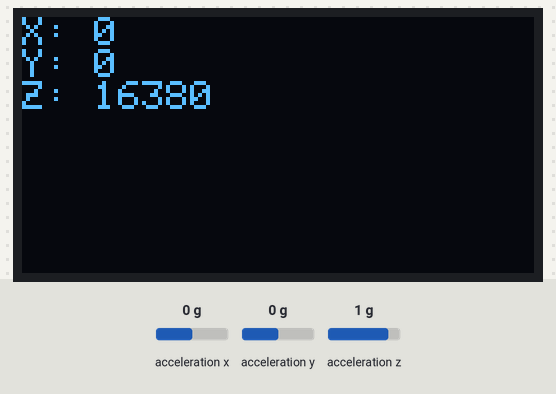
Simulated run of this sketch. Board: Arduino Uno, built with avr-gcc and run on an emulated ATmega328P. Parts: 128×64 one-colour display. Inputs (shaded band) come from the test bench; at power-on: acceleration x 0 g, acceleration y 0 g, acceleration z 1 g. What the sketch prints to the serial monitor is not drawn.

Above: at 4.2 s.
4.3 s: acceleration x set to -1.4 g
At 5.6 s:
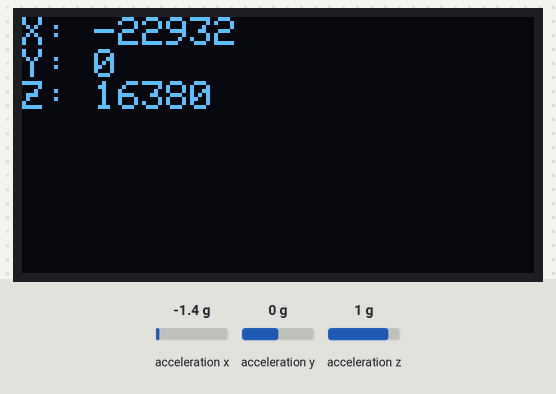
5.9 s: acceleration y set to -1.4 g
At 6.3 s:
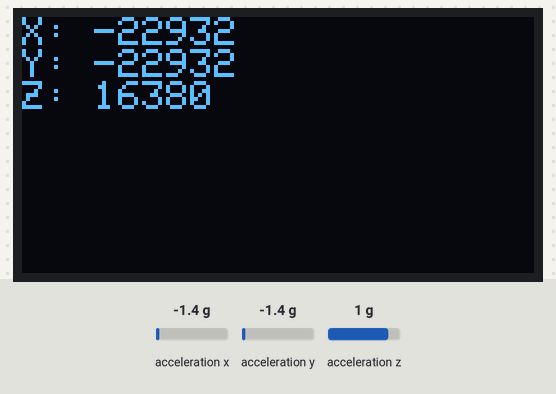
7.4 s: acceleration z set to -1.4 g
At 8.6 s:
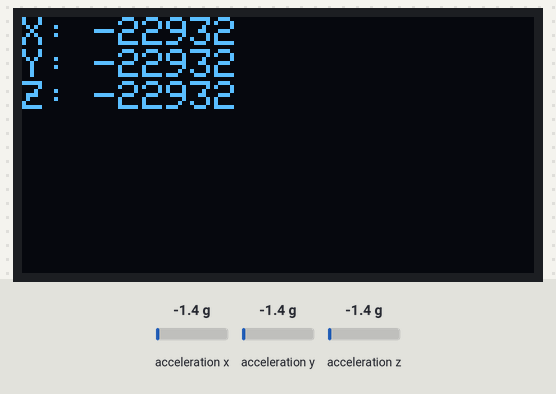
8.9 s: acceleration x set to -0.8 g
At 10.1 s:
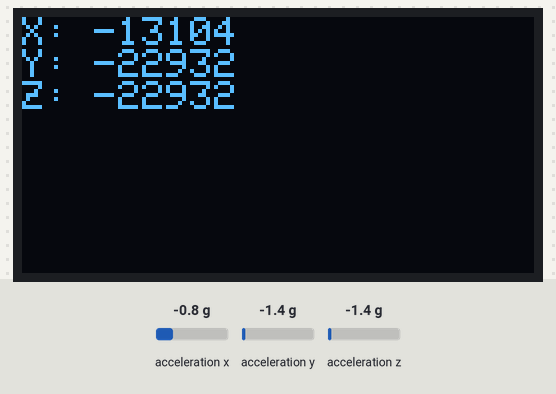
10.5 s: acceleration y set to -0.8 g
At 11.4 s:
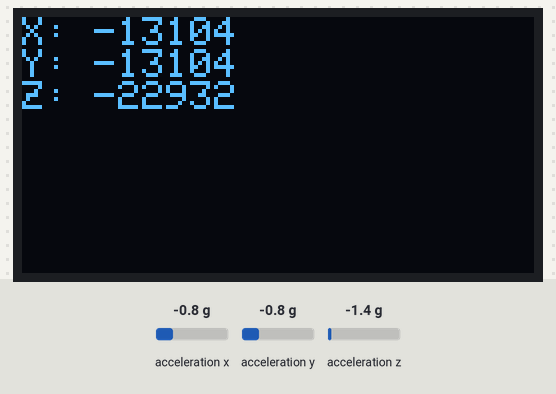
Timing chart, 0 to 13.0 s (numbered marks = the images above; inputs shaded):
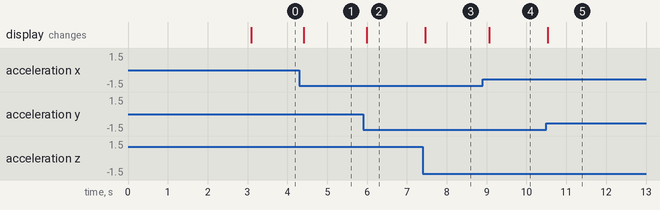

The sketch:

PrintAccel.ino
```cpp
/**
 * This example prints out a LIS3DH accel values to an OLED screen
 *
 * Adafruit Gfx Library:
 * https://learn.adafruit.com/adafruit-gfx-graphics-library/overview
 *
 * Adafruit OLED tutorials:
 * https://learn.adafruit.com/monochrome-oled-breakouts
 *
 * Adafruit LIS3DH tutorial:
 * https://learn.adafruit.com/adafruit-lis3dh-triple-axis-accelerometer-breakout
 *
 * By Jon E. Froehlich
 * @jonfroehlich
 * http://makeabilitylab.io
 *
 */

#include <Wire.h>
#include <SPI.h>
#include <Adafruit_LIS3DH.h>
#include <Adafruit_Sensor.h>

#include <Adafruit_GFX.h>
#include <Adafruit_SSD1306.h>

#define SCREEN_WIDTH 128 // OLED display width, in pixels
#define SCREEN_HEIGHT 64 // OLED display height, in pixels

// Declaration for an SSD1306 display connected to I2C (SDA, SCL pins)
#define OLED_RESET     4 // Reset pin # (or -1 if sharing Arduino reset pin)
Adafruit_SSD1306 display(SCREEN_WIDTH, SCREEN_HEIGHT, &Wire, OLED_RESET);

// Used for LIS3DH hardware & software SPI
#define LIS3DH_CS 10
Adafruit_LIS3DH lis = Adafruit_LIS3DH();

void setup() {
  Serial.begin(9600);

  // SSD1306_SWITCHCAPVCC = generate display voltage from 3.3V internally
  if (!display.begin(SSD1306_SWITCHCAPVCC, 0x3D)) { // Address 0x3D for 128x64
    Serial.println(F("SSD1306 allocation failed"));
    for (;;); // Don't proceed, loop forever
  }

  // Clear the buffer
  display.clearDisplay();

  display.setTextSize(1);
  display.setTextColor(WHITE, BLACK);
  display.setCursor(0, 0);
  display.println("Screen initialized!");
  display.display();
  delay(3000);

  display.println("Initializing accelerometer...");
  if (! lis.begin(0x18)) {   // change this to 0x19 for alternative i2c address
    Serial.println("Couldn't start");
    while (1) yield();
  }
  Serial.println("LIS3DH found!");

  lis.setRange(LIS3DH_RANGE_4_G);   // 2, 4, 8 or 16 G!

  Serial.print("Range = ");
  Serial.print(2 << lis.getRange());
  Serial.println("G");
}

void loop() {
  // put your main code here, to run repeatedly:
  lis.read();      // get X Y and Z data at once
  printAccel();
  delay(100);
}

void printAccel() {
  // Then print out the raw data
  Serial.print(lis.x);
  Serial.print(", ");
  Serial.print(lis.y);
  Serial.print(", ");
  Serial.print(lis.z);
  Serial.println();

  display.clearDisplay();
  display.setCursor(0, 0);
  display.print("X: ");
  display.println(lis.x);
  display.print("Y: ");
  display.println(lis.y);
  display.print("Z: ");
  display.println(lis.z);
  display.display();
}
```

Measured:
- after the input at 4.3 s, the display: changes after 0.11 s (image 1)
- after the input at 5.9 s, the display: changes after 0.09 s (image 2)
- after the input at 7.4 s, the display: changes after 0.06 s (image 3)
- after the input at 8.9 s, the display: changes after 0.17 s (image 4)
- after the input at 10.5 s, the display: changes at once (image 5)
